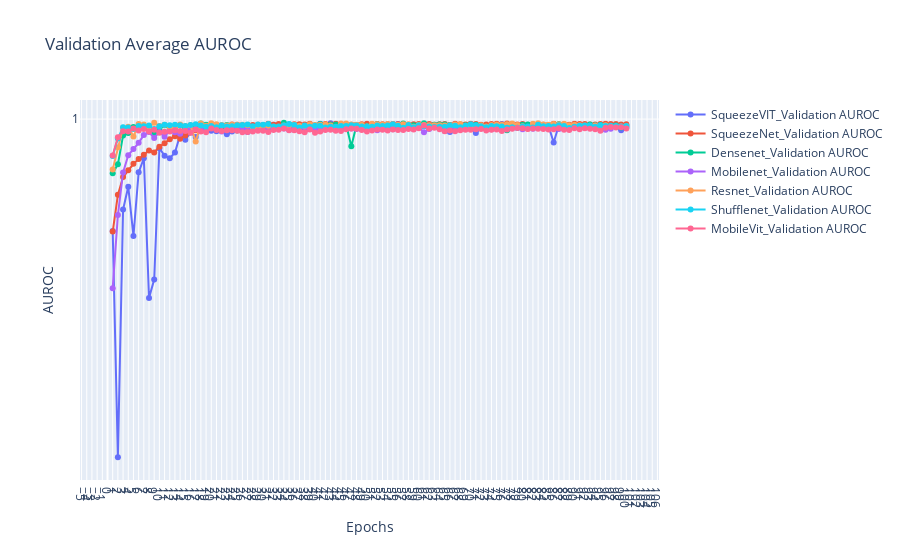

Source (notebook cell):
### Code cell
import plotly.graph_objects as go

# Create the interactive plot
fig = go.Figure()
for exps in val_auroc_data.keys():
    # plt.plot(epochs, loss_data[exps][0], label=exps + 'Train Loss', marker='o')
    # plt.plot(epochs, loss_data[exps][1], label=exps + 'Validation Loss', marker='o')
    # fig.add_trace(go.Scatter(x=epochs, y=auroc_data[exps][0], mode='lines+markers', name=exps + '_Train Loss'))
    fig.add_trace(go.Scatter(x=epochs, y=val_auroc_data[exps], mode='lines+markers', name=exps + '_Validation AUROC'))
# fig.add_trace(go.Scatter(x=epochs, y=train_loss, mode='lines+markers', name='Train Loss'))
# fig.add_trace(go.Scatter(x=epochs, y=val_loss, mode='lines+markers', name='Validation Loss'))

fig.update_layout(
    title='Validation Average AUROC',
    xaxis_title='Epochs',
    yaxis_title='AUROC',
    xaxis=dict(tickmode='linear'),
    yaxis=dict(tickmode='linear'),
    # legend=dict(x=0, y=1),
    # grid=dict(),
)

fig.show()
